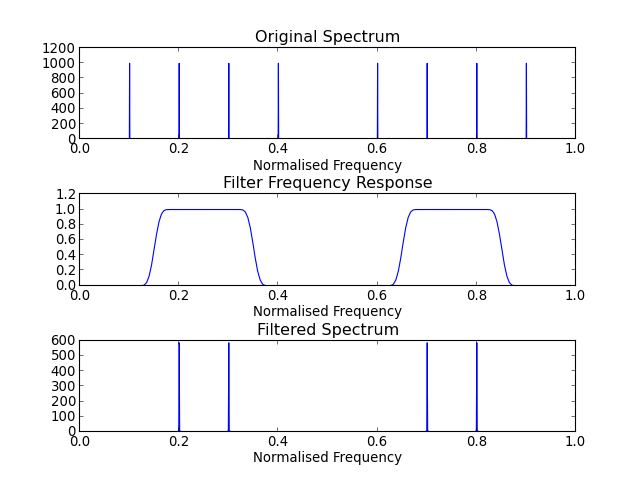

Write Python code to recreate this figure.
import numpy
import pylab

from sp import firwin

f0 = 20 #20Hz
ts = 0.01 # i.e. sampling frequency is 1/ts = 100Hz
x = numpy.arange(-10, 10, ts)
signal = (numpy.cos(2*numpy.pi*f0*x) + numpy.sin(2*numpy.pi*2*f0*x) +
            numpy.cos(2*numpy.pi*0.5*f0*x) + numpy.cos(2*numpy.pi*1.5*f0*x))

#build filter
#first need a low-pass with fc 0.35
M = 100 #number of taps in filter
fc = 0.35
lp = firwin.build_filter(M, fc, window=firwin.blackman)
shift = numpy.cos(2*numpy.pi*0.5*numpy.arange(M + 1))
hp = lp*shift
#now we can create the bandpass filter by convolution
bp = numpy.convolve(lp, hp)

#filter the signal
filtered = numpy.convolve(signal, bp)

#plotting
pylab.figure()
pylab.subplot(3,1,1)
pylab.title('Original Spectrum')
pylab.xlabel('Normalised Frequency')
firwin.plot_fft(signal)
pylab.subplot(3,1,2)
pylab.title('Filter Frequency Response')
pylab.xlabel('Normalised Frequency')
firwin.plot_fft(bp)
#window and fft
pylab.subplot(3,1,3)
pylab.title('Filtered Spectrum')
pylab.xlabel('Normalised Frequency')
firwin.plot_fft(firwin.hamming(len(filtered))[:-1]*(filtered))
pylab.subplots_adjust(hspace = 0.6)
pylab.show()
